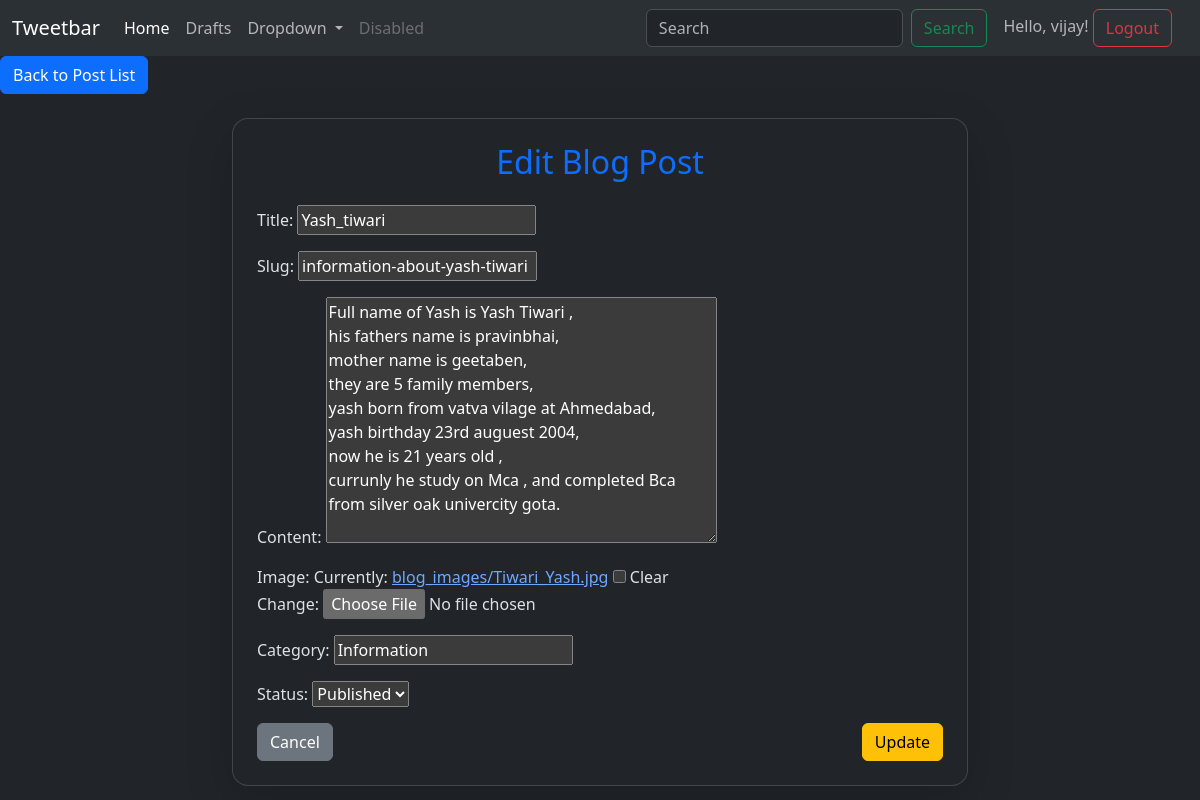
/posts/7/edit/ (signed in), run on the app's committed database.
### blog_app/models.py (models this page shows, shortened)
class Post(models.Model):
    id = models.AutoField(primary_key=True)
    STATUS_CHOICES = (
        ('draft', 'Draft'),
        ('published', 'Published'),
    )
    title = models.CharField(
        max_length=200,
        validators=[MinLengthValidator(5)]
    )
    author = models.ForeignKey(User, on_delete=models.CASCADE)
    slug = models.SlugField(unique=True, max_length=200)
    content = models.TextField(validators=[validate_content_length])
    image = models.ImageField(upload_to='blog_images/', blank=True, null=True)
    category = models.CharField(max_length=100, blank=True, null=True)
    status = models.CharField(max_length=10, choices=STATUS_CHOICES, default='draft')
    created_at = models.DateTimeField(auto_now_add=True)
    updated_at = models.DateTimeField(auto_now=True)

### blog_app/views.py (the view)
# urls.py: path('posts/<int:id>/edit/' , views.post_edit , name='post_edit'),
@login_required
def post_edit(request , id):
    post = get_object_or_404(Post , pk=id , author = request.user)
    if request.method == "POST":
        form = PostForm(request.POST , request.FILES , instance = post)
        if form.is_valid():
            post = form.save(commit = False)
            post.author = request.user
            post.save()
            return redirect('post_draft_list' if post.status == 'draft' else 'post_list')
    else:
        form = PostForm(instance=post)
    return render(request, 'post_edit.html', {'form': form, 'post': post})

### blog_app/forms.py
class PostForm(forms.ModelForm):
    class Meta:
        model = Post
        fields = ['title', 'slug', 'content', 'image', 'category', 'status']

### templates/post_edit.html (shortened to what this page needs)
{% extends 'base.html'%}
{% block content %}
<a class = "btn btn-primary" href="{% url 'post_list' %}">Back to Post List</a><br><br>
<div class="container">
   <div class="row justify-content-center">
       <div class="col-md-8">
           <div class="card shadow-lg p-4 rounded-4">
               <h2 class="text-center text-primary mb-4">Edit Blog Post</h2>
               <form method="post" enctype="multipart/form-data">
                   <div class="mb-3">
                       {{ form.as_p }}
                   </div>
                   <div class="d-flex justify-content-between">
                    <a href="{% url 'post_list' %}" class="btn btn-secondary">Cancel</a>
                     <button type="submit" class="btn btn-warning">Update</button>
                   </div>
               </form>
           </div>
       </div>
   </div>
{% endblock %}

### templates/base.html (shortened to what this page needs)
{% load static %}
<!DOCTYPE html>
<html lang="en" data-bs-theme="dark">
<head>
    <link href="https://cdn.jsdelivr.net/npm/bootstrap@5.3.8/dist/css/bootstrap.min.css" rel="stylesheet">
</head>
<body>
    <nav class="navbar navbar-expand-lg bg-body-tertiary">
  <div class="container-fluid">
    <a class="navbar-brand" href="{% url 'post_list' %}">Tweetbar</a>
    <div class="collapse navbar-collapse" id="navbarSupportedContent">
      <ul class="navbar-nav me-auto mb-2 mb-lg-0">
        <li class="nav-item">
          <a class="nav-link active" aria-current="page" href="{% url 'post_list' %}">Home</a>
        </li>
        <li class="nav-item">
          <a class="nav-link" href="{% url 'post_draft_list' %}">Drafts</a>
        </li>
         <li class="nav-item dropdown">
          <a class="nav-link dropdown-toggle" href="#" role="button" data-bs-toggle="dropdown" aria-expanded="false">
            Dropdown
          </a>
        </li>
        <li class="nav-item">
          <a class="nav-link disabled" aria-disabled="true">Disabled</a>
        </li>
      </ul>
      <form method="get" action="{% url 'search_post' %}" class="d-flex" role="search">
        <input class="form-control me-2" type="search" placeholder="Search" aria-label="Search" name="query" id="query"/>
        <button class="btn btn-outline-success" type="submit">Search</button>
      </form>
     <div class="d-flex ms-3">
        {% if user.is_authenticated %}
      <form method="post" action="{% url 'logout' %}">
          <span class="navbar-text me-3">
            Hello, {{ user.username }}!
        <button class="btn btn-outline-danger" type="submit">Logout</button>
      </form>
        {% else %}
        <a href="{% url 'login' %}" class="btn btn-outline-success me-2">Login</a>
        <a href="{% url 'register' %}" class="btn btn-outline-primary">Register</a>
        {% endif %}
      </div>
  </div>
</nav>
    {% block content %}
    {% endblock %}
</body>
</html>

### data on the page
Post: title "Yash_tiwari", slug "information-about-yash-tiwari", content "Full name of Yash is Yash Tiwari , his fathers name is pravinbhai, mother name is geetaben, they are 5 family members, yash born from vatva vilage at Ahmedabad, yash birthday 23rd auguest 2004, now he is 21 years old , currunly he study on Mca , and completed Bca from silver oak univercity gota.", category "Information", status "Published"

### other printed values
{{ user.username }} "vijay"
